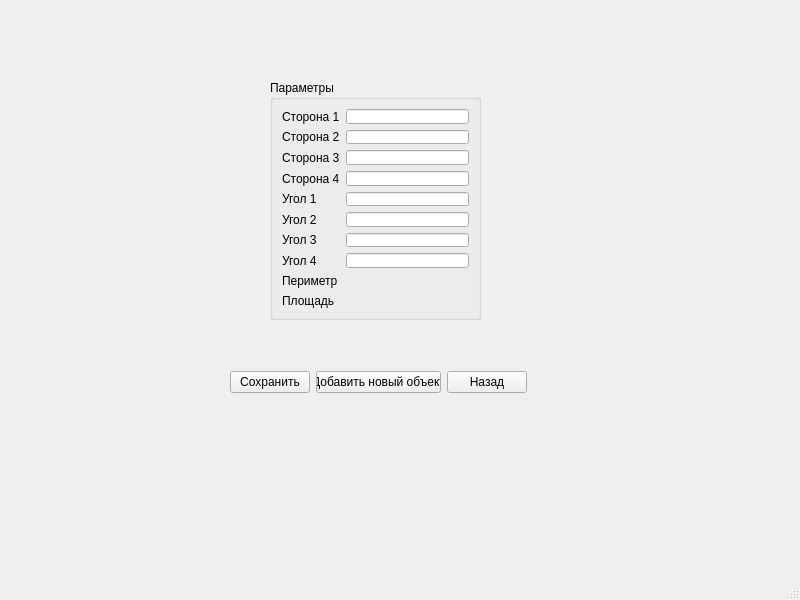
<?xml version="1.0" encoding="UTF-8"?>
<ui version="4.0">
 <class>QuadraCreation</class>
 <widget class="QMainWindow" name="QuadraCreation">
  <property name="geometry">
   <rect>
    <x>0</x>
    <y>0</y>
    <width>800</width>
    <height>600</height>
   </rect>
  </property>
  <property name="windowTitle">
   <string>MainWindow</string>
  </property>
  <widget class="QWidget" name="centralwidget">
   <widget class="QWidget" name="layoutWidget">
    <property name="geometry">
     <rect>
      <x>230</x>
      <y>370</y>
      <width>297</width>
      <height>25</height>
     </rect>
    </property>
    <layout class="QHBoxLayout" name="horizontalLayout">
     <item>
      <widget class="QPushButton" name="pushButton_2">
       <property name="text">
        <string>Сохранить</string>
       </property>
      </widget>
     </item>
     <item>
      <widget class="QPushButton" name="pushButton_3">
       <property name="text">
        <string>Добавить новый объект</string>
       </property>
      </widget>
     </item>
     <item>
      <widget class="QPushButton" name="pushButton">
       <property name="text">
        <string>Назад</string>
       </property>
      </widget>
     </item>
    </layout>
   </widget>
   <widget class="QGroupBox" name="groupBox">
    <property name="geometry">
     <rect>
      <x>270</x>
      <y>80</y>
      <width>211</width>
      <height>240</height>
     </rect>
    </property>
    <property name="title">
     <string>Параметры</string>
    </property>
    <layout class="QFormLayout" name="formLayout">
     <item row="0" column="0">
      <widget class="QLabel" name="rad">
       <property name="text">
        <string>Сторона 1</string>
       </property>
      </widget>
     </item>
     <item row="0" column="1">
      <widget class="QLineEdit" name="radline"/>
     </item>
     <item row="1" column="0">
      <widget class="QLabel" name="perim">
       <property name="text">
        <string>Сторона 2</string>
       </property>
      </widget>
     </item>
     <item row="1" column="1">
      <widget class="QLineEdit" name="perimline"/>
     </item>
     <item row="2" column="0">
      <widget class="QLabel" name="square">
       <property name="text">
        <string>Сторона 3</string>
       </property>
      </widget>
     </item>
     <item row="2" column="1">
      <widget class="QLineEdit" name="lineEdit"/>
     </item>
     <item row="4" column="0">
      <widget class="QLabel" name="label">
       <property name="text">
        <string>Угол 1</string>
       </property>
      </widget>
     </item>
     <item row="4" column="1">
      <widget class="QLineEdit" name="lineEdit_2"/>
     </item>
     <item row="5" column="0">
      <widget class="QLabel" name="label_2">
       <property name="text">
        <string>Угол 2</string>
       </property>
      </widget>
     </item>
     <item row="5" column="1">
      <widget class="QLineEdit" name="lineEdit_3"/>
     </item>
     <item row="6" column="0">
      <widget class="QLabel" name="label_3">
       <property name="text">
        <string>Угол 3</string>
       </property>
      </widget>
     </item>
     <item row="6" column="1">
      <widget class="QLineEdit" name="lineEdit_4"/>
     </item>
     <item row="8" column="0">
      <widget class="QLabel" name="label_4">
       <property name="text">
        <string>Периметр</string>
       </property>
      </widget>
     </item>
     <item row="9" column="0">
      <widget class="QLabel" name="label_5">
       <property name="text">
        <string>Площадь</string>
       </property>
      </widget>
     </item>
     <item row="8" column="1">
      <widget class="QLabel" name="label_6">
       <property name="text">
        <string/>
       </property>
      </widget>
     </item>
     <item row="9" column="1">
      <widget class="QLabel" name="label_7">
       <property name="text">
        <string/>
       </property>
      </widget>
     </item>
     <item row="7" column="0">
      <widget class="QLabel" name="label_8">
       <property name="text">
        <string>Угол 4</string>
       </property>
      </widget>
     </item>
     <item row="3" column="0">
      <widget class="QLabel" name="label_9">
       <property name="text">
        <string>Сторона 4</string>
       </property>
      </widget>
     </item>
     <item row="3" column="1">
      <widget class="QLineEdit" name="lineEdit_5"/>
     </item>
     <item row="7" column="1">
      <widget class="QLineEdit" name="lineEdit_6"/>
     </item>
    </layout>
   </widget>
  </widget>
  <widget class="QMenuBar" name="menubar">
   <property name="geometry">
    <rect>
     <x>0</x>
     <y>0</y>
     <width>800</width>
     <height>21</height>
    </rect>
   </property>
  </widget>
  <widget class="QStatusBar" name="statusbar"/>
 </widget>
 <resources/>
 <connections/>
</ui>
